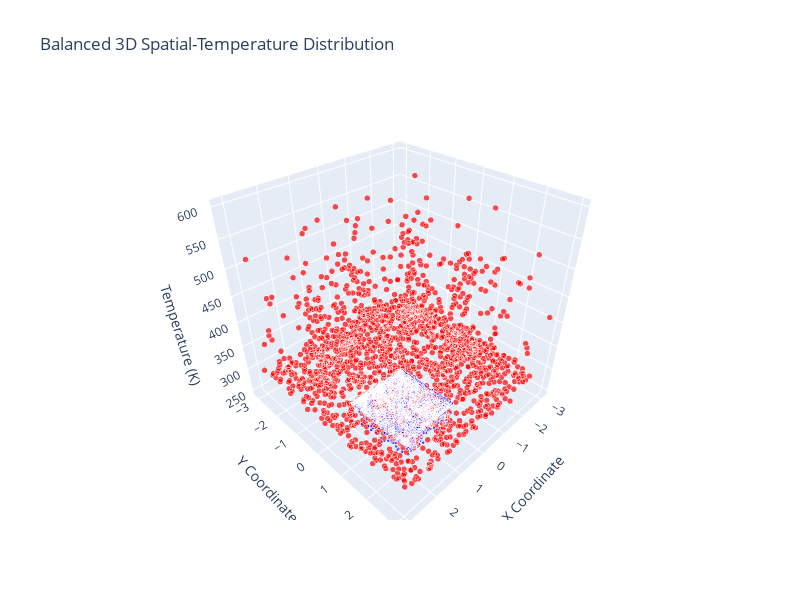

The notebook cell saved with this chart:
### Code cell
if not combined_df.empty:
    print(" Creating balanced data exploration visualizations...")
    
    # Set up the plotting environment
    fig, axes = plt.subplots(2, 3, figsize=(18, 12))
    fig.suptitle(' Balanced Methane Leak Detection - Data Exploration', fontsize=16, fontweight='bold')
    
    # Plot 1: Temperature distribution by leak status
    ax1 = axes[0, 0]
    leak_data = combined_df[combined_df['leak_status'] == 1]['temperature']
    no_leak_data = combined_df[combined_df['leak_status'] == 0]['temperature']
    
    ax1.hist(no_leak_data, bins=50, alpha=0.7, label=f'No Leak ({len(no_leak_data):,})', color='blue', density=True)
    ax1.hist(leak_data, bins=50, alpha=0.7, label=f'Leak ({len(leak_data):,})', color='red', density=True)
    ax1.set_xlabel('Temperature (K)')
    ax1.set_ylabel('Density')
    ax1.set_title(' Balanced Temperature Distribution')
    ax1.legend()
    ax1.grid(True, alpha=0.3)
    
    # Plot 2: Spatial distribution
    ax2 = axes[0, 1]
    colors = ['blue' if x == 0 else 'red' for x in combined_df['leak_status']]
    scatter = ax2.scatter(combined_df['x-coordinate'], combined_df['y-coordinate'], 
                         c=colors, alpha=0.6, s=1)
    ax2.set_xlabel('X Coordinate')
    ax2.set_ylabel('Y Coordinate')
    ax2.set_title('📍 Balanced Spatial Distribution')
    ax2.grid(True, alpha=0.3)
    
    # Plot 3: Class distribution by hole size
    ax3 = axes[0, 2]
    hole_leak_data = []
    hole_labels = []
    for hole_size in Config.HOLE_SIZES:
        if hole_size in combined_df['hole_size'].values:
            subset = combined_df[combined_df['hole_size'] == hole_size]
            leak_count = subset['leak_status'].sum()
            no_leak_count = (subset['leak_status'] == 0).sum()
            hole_leak_data.append([no_leak_count, leak_count])
            hole_labels.append(hole_size)
    
    if hole_leak_data:
        hole_array = np.array(hole_leak_data)
        x = np.arange(len(hole_labels))
        width = 0.35
        
        ax3.bar(x, hole_array[:, 0], width, label='No Leak', color='blue', alpha=0.7)
        ax3.bar(x, hole_array[:, 1], width, bottom=hole_array[:, 0], label='Leak', color='red', alpha=0.7)
        ax3.set_xlabel('Hole Size')
        ax3.set_ylabel('Sample Count')
        ax3.set_title(' Class Balance by Hole Size')
        ax3.set_xticks(x)
        ax3.set_xticklabels(hole_labels)
        ax3.legend()
        ax3.grid(True, alpha=0.3)
    
    # Plot 4: Temperature statistics by hole size
    ax4 = axes[1, 0]
    temp_by_hole = []
    hole_labels_temp = []
    for hole_size in Config.HOLE_SIZES:
        if hole_size in combined_df['hole_size'].values:
            temp_data = combined_df[combined_df['hole_size'] == hole_size]['temperature']
            if len(temp_data) > 0:
                temp_by_hole.append(temp_data)
                hole_labels_temp.append(hole_size)
    
    if temp_by_hole:
        bp = ax4.boxplot(temp_by_hole, labels=hole_labels_temp, patch_artist=True)
        colors = ['lightblue', 'lightgreen', 'lightcoral', 'lightyellow']
        for patch, color in zip(bp['boxes'], colors[:len(bp['boxes'])]):
            patch.set_facecolor(color)
        ax4.set_xlabel('Hole Size')
        ax4.set_ylabel('Temperature (K)')
        ax4.set_title(' Temperature by Hole Size')
        ax4.grid(True, alpha=0.3)
    
    # Plot 5: Confidence distribution
    ax5 = axes[1, 1]
    leak_conf = combined_df[combined_df['leak_status'] == 1]['leak_confidence']
    no_leak_conf = combined_df[combined_df['leak_status'] == 0]['leak_confidence']
    
    ax5.hist(no_leak_conf, bins=30, alpha=0.7, label='No Leak Confidence', color='blue', density=True)
    ax5.hist(leak_conf, bins=30, alpha=0.7, label='Leak Confidence', color='red', density=True)
    ax5.set_xlabel('Classification Confidence')
    ax5.set_ylabel('Density')
    ax5.set_title(' Classification Confidence')
    ax5.legend()
    ax5.grid(True, alpha=0.3)
    
    # Plot 6: Criteria count distribution
    ax6 = axes[1, 2]
    criteria_counts = combined_df['criteria_count'].value_counts().sort_index()
    bars = ax6.bar(criteria_counts.index, criteria_counts.values, 
                   color=['lightcoral' if i >= 3 else 'lightblue' for i in criteria_counts.index])
    ax6.set_xlabel('Number of Criteria Met')
    ax6.set_ylabel('Sample Count')
    ax6.set_title(' Classification Criteria Distribution')
    ax6.grid(True, alpha=0.3)
    
    # Add value labels on bars
    for bar, count in zip(bars, criteria_counts.values):
        ax6.text(bar.get_x() + bar.get_width()/2, bar.get_height() + max(criteria_counts.values)*0.01, 
                f'{count}', ha='center', va='bottom')
    
    plt.tight_layout()
    plt.show()
    
    # Class balance summary
    print(f"\n⚖️ CLASS BALANCE VERIFICATION:")
    print(f"{'='*50}")
    leak_count = combined_df['leak_status'].sum()
    total_count = len(combined_df)
    no_leak_count = total_count - leak_count
    leak_ratio = leak_count / total_count
    
    print(f" No Leak samples: {no_leak_count:,} ({(1-leak_ratio):.1%})")
    print(f" Leak samples: {leak_count:,} ({leak_ratio:.1%})")
    print(f" Balance ratio: {leak_ratio:.1%} (Target: {Config.TARGET_LEAK_RATIO:.1%})")
    
    balance_status = "EXCELLENT" if abs(leak_ratio - Config.TARGET_LEAK_RATIO) < 0.05 else "GOOD" if abs(leak_ratio - Config.TARGET_LEAK_RATIO) < 0.1 else "NEEDS IMPROVEMENT"
    print(f" Balance status: {balance_status}")
    
    # Interactive Plotly visualization
    print("\n Creating interactive 3D visualization...")
    
    # Sample data for performance if too large
    if len(combined_df) > 5000:
        # Stratified sampling to maintain balance
        leak_sample = combined_df[combined_df['leak_status'] == 1].sample(n=2000, random_state=42)
        no_leak_sample = combined_df[combined_df['leak_status'] == 0].sample(n=3000, random_state=42)
        sample_df = pd.concat([leak_sample, no_leak_sample]).sample(frac=1, random_state=42)
        print(f"📊 Showing stratified sample of 5000 points for performance")
    else:
        sample_df = combined_df
    
    colors = ['blue' if x == 0 else 'red' for x in sample_df['leak_status']]
    sizes = [4 if x == 1 else 2 for x in sample_df['leak_status']]  # Larger markers for leaks
    
    fig_3d = go.Figure(data=go.Scatter3d(
        x=sample_df['x-coordinate'],
        y=sample_df['y-coordinate'],
        z=sample_df['temperature'],
        mode='markers',
        marker=dict(
            color=colors,
            size=sizes,
            opacity=0.7
        ),
        text=[f"Status: {'🔥 Leak' if status else '✅ No Leak'}<br>Hole: {hole}<br>Confidence: {conf:.2f}<br>Criteria: {crit}" 
              for status, hole, conf, crit in zip(sample_df['leak_status'], sample_df['hole_size'], 
                                                 sample_df['leak_confidence'], sample_df['criteria_count'])],
        hovertemplate='X: %{x}<br>Y: %{y}<br>Temp: %{z:.1f}K<br>%{text}<extra></extra>'
    ))
    
    fig_3d.update_layout(
        title=' Balanced 3D Spatial-Temperature Distribution',
        scene=dict(
            xaxis_title='X Coordinate',
            yaxis_title='Y Coordinate',
            zaxis_title='Temperature (K)'
        ),
        width=800,
        height=600
    )
    
    fig_3d.show()
    
else:
    print(" No data available for visualization")

### Figure 1 — Plotly figure (JSON) as saved in the notebook; plotly's stock layout.template omitted (floating-point values rounded to 4 significant figures; data arrays with more than 128 entries replaced by an {"elided": "..."} marker saying what was removed)
{"data": [{"hovertemplate": "X: %{x}<br>Y: %{y}<br>Temp: %{z:.1f}K<br>%{text}<extra></extra>", "marker": {"color": {"elided": "5000 str values"}, "opacity": 0.7, "size": {"elided": "5000 int values"}}, "mode": "markers", "text": {"elided": "5000 str values"}, "type": "scatter3d", "x": {"elided": "5000 float values"}, "y": {"elided": "5000 float values"}, "z": {"elided": "5000 float values"}}], "layout": {"height": 600, "scene": {"xaxis": {"title": {"text": "X Coordinate"}}, "yaxis": {"title": {"text": "Y Coordinate"}}, "zaxis": {"title": {"text": "Temperature (K)"}}}, "title": {"text": " Balanced 3D Spatial-Temperature Distribution"}, "width": 800}}
